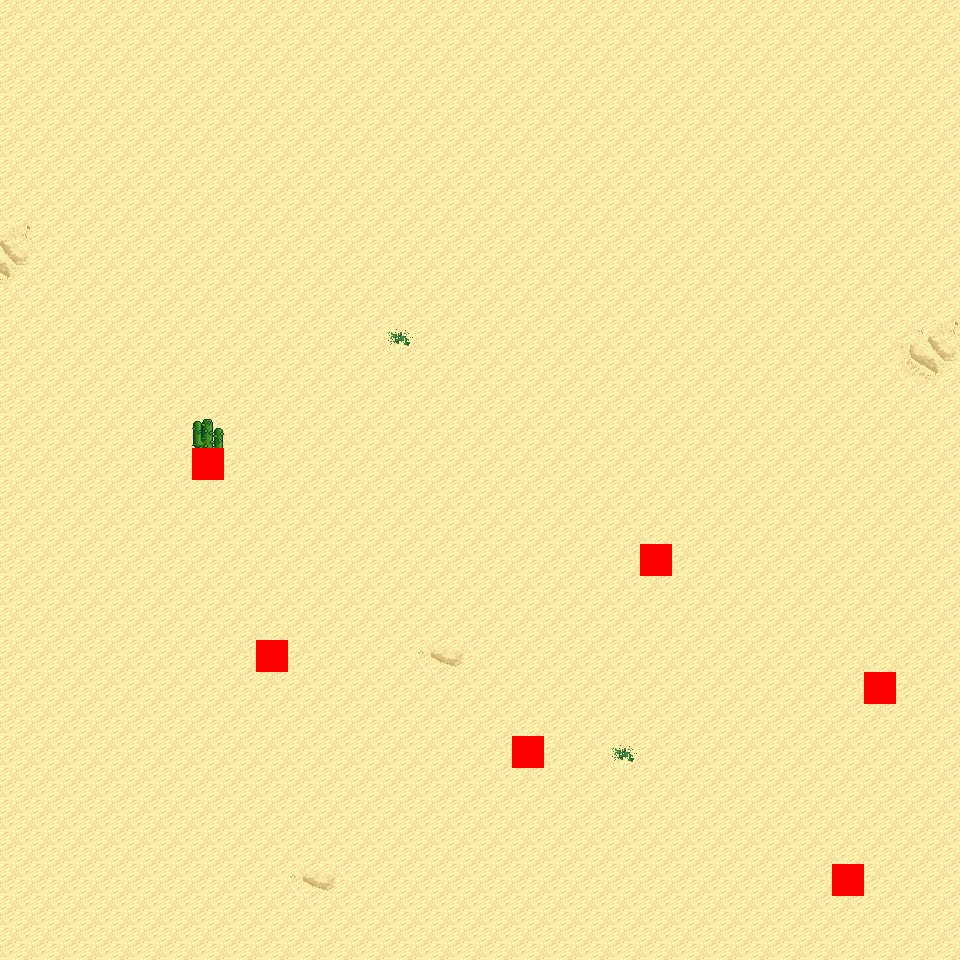

This is a level from a 2D game, rendered from its Tiled map with the project's own tilesets. A one-line summary and the map file follow, with tile-layer data summarised:
An orthogonal 30x30 tile map with 32x32 px tiles, 6 tile layers (Ground, Object, Object2, Above, ...), 6 tilesets and 3 objects (3x mapExit).

<map version="1.0" orientation="orthogonal" renderorder="right-down" width="30" height="30" tilewidth="32" tileheight="32" nextobjectid="4">
  <tileset firstgid="1" name="tileset_logic_collision" tilewidth="32" tileheight="32" tilecount="1" columns="1">
    <image source="../drawable/tileset_logic_collision.png" width="32" height="32" />
  </tileset>
  <tileset firstgid="2" name="tileset_terrain_desert" tilewidth="32" tileheight="32" tilecount="88" columns="8">
    <image source="../drawable/tileset_terrain_desert.png" width="256" height="352" />
  </tileset>
  <tileset firstgid="90" name="tileset_ground_sand_2" tilewidth="32" tileheight="32" tilecount="15" columns="5">
    <image source="../drawable/tileset_ground_sand_2.png" width="160" height="96" />
  </tileset>
  <tileset firstgid="105" name="tileset_plant_cactus_2" tilewidth="32" tileheight="32" tilecount="10" columns="5">
    <image source="../drawable/tileset_plant_cactus_2.png" width="160" height="64" />
  </tileset>
  <tileset firstgid="115" name="tileset_plant_cactus" tilewidth="32" tileheight="32" tilecount="2" columns="1">
    <image source="../drawable/tileset_plant_cactus.png" width="32" height="64" />
  </tileset>
  <tileset firstgid="117" name="tileset_plant_round_cactuses" tilewidth="32" tileheight="32" tilecount="20" columns="10">
    <image source="../drawable/tileset_plant_round_cactuses.png" width="320" height="64" />
  </tileset>
  <layer name="Ground" width="30" height="30">
    <data>[900 cells, 900 non-empty, 9 distinct tile ids]</data>
  </layer>
  <layer name="Object" width="30" height="30">
    <data>[900 cells, 5 non-empty, 2 distinct tile ids]</data>
  </layer>
  <layer name="Object2" width="30" height="30">
    <data>[900 cells, 0 non-empty, 0 distinct tile ids]</data>
  </layer>
  <layer name="Above" width="30" height="30">
    <data>[900 cells, 1 non-empty, 1 distinct tile ids]</data>
  </layer>
  <layer name="Above2" width="30" height="30">
    <data>[900 cells, 0 non-empty, 0 distinct tile ids]</data>
  </layer>
  <layer name="Walkable" width="30" height="30">
    <data>[900 cells, 6 non-empty, 1 distinct tile ids]</data>
  </layer>
  <objectgroup name="MapEvents">
    <object id="1" name="south" type="mapExit" x="0" y="928" width="960" height="32">
      <properties>
        <property name="map" value="level_0_x20_y129" />
        <property name="x" value="0" />
        <property name="y" value="1" />
      </properties>
    </object>
    <object id="2" name="west" type="mapExit" x="0" y="0" width="32" height="960">
      <properties>
        <property name="map" value="level_0_x19_y128" />
        <property name="x" value="28" />
        <property name="y" value="0" />
      </properties>
    </object>
    <object id="3" name="east" type="mapExit" x="928" y="0" width="32" height="960">
      <properties>
        <property name="map" value="level_0_x21_y128" />
        <property name="x" value="1" />
        <property name="y" value="0" />
      </properties>
    </object>
  </objectgroup>
</map>
